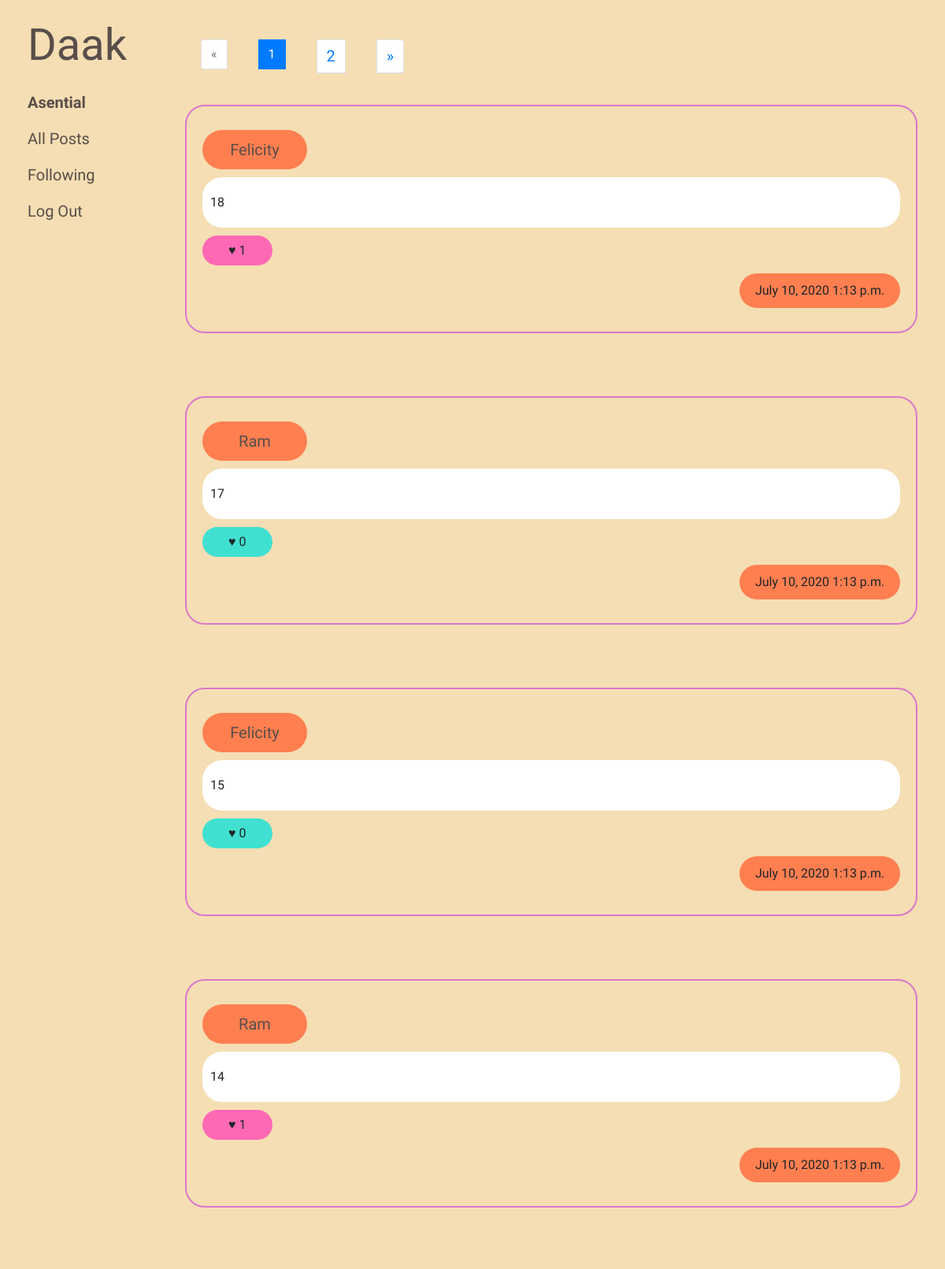
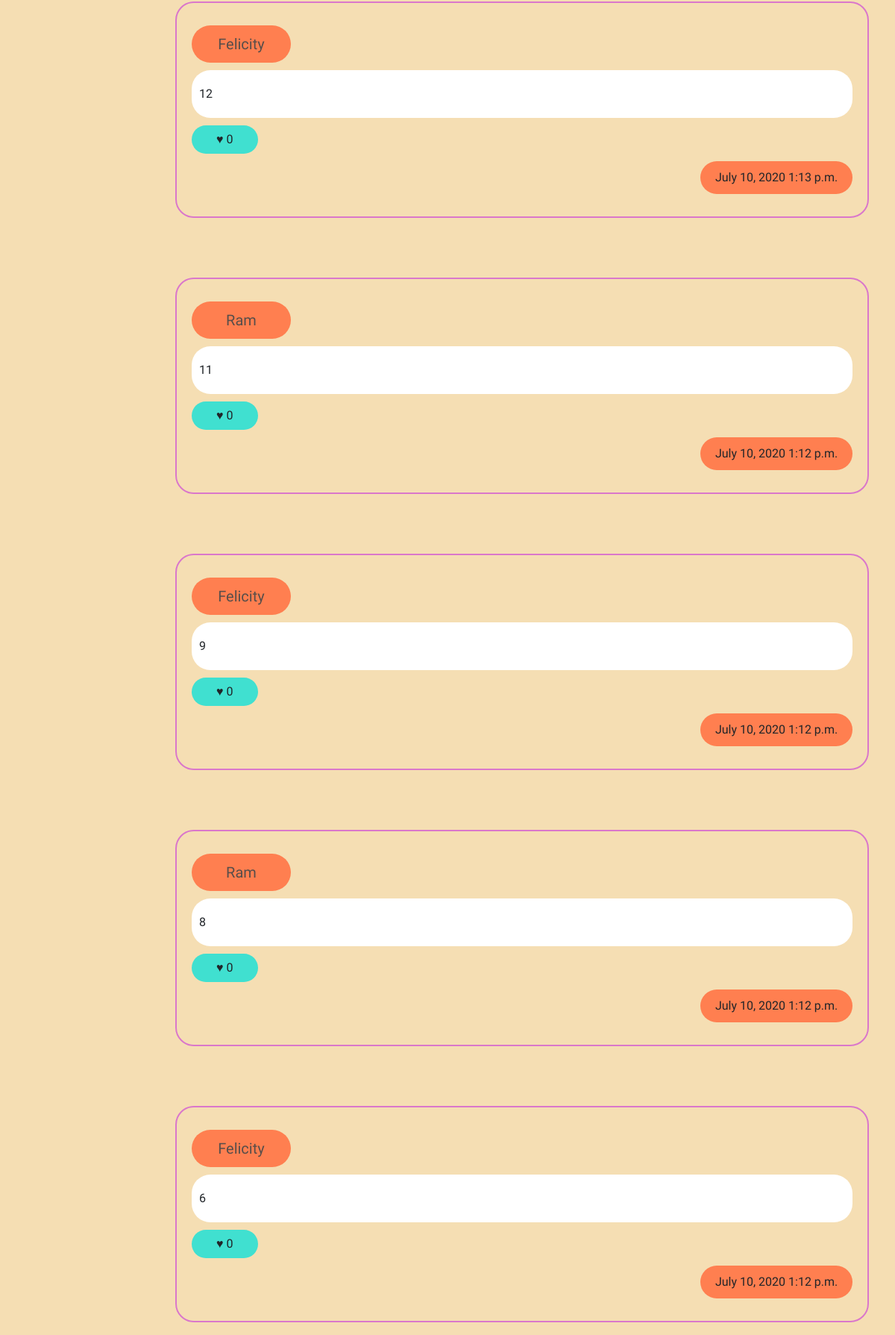
The page /following (signed in, upper part) on the database its author committed (2 pictures, top to bottom).
### network/models.py (models this page shows, shortened)
class User(AbstractUser):
    pass

class Post(models.Model):
    user = models.ForeignKey(User, on_delete=models.CASCADE)
    content = models.TextField(max_length=400)
    likes = models.IntegerField(default=0)
    date = models.DateField(auto_now=False, auto_now_add=True)
    time = models.TimeField(auto_now=False, auto_now_add=True)

### network/views.py (the view)
# urls.py: path("following", views.following, name="following"),
def following(request):
    posts = Post.objects.all().order_by('-id')
    follow = Follow.objects.get(name=request.user)
    followed = follow.following.all()
    liked = Liked.objects.get(name=request.user)
    likedlist = liked.post.all().order_by('-id')
    postlist = []
    for post in posts:
        for following in followed:
            if post.user == following:
                postlist.append(post)
                continue
    page = request.GET.get('page', 1)
    paginator = Paginator(postlist, 10)
    try:
        posts = paginator.page(page)
    except PageNotAnInteger:
        posts = paginator.page(1)
    except EmptyPage:
        posts = paginator.page(paginator.num_pages)
    return render(request, "network/following.html", {
            "posts": posts,
            "liked": likedlist
        })

### network/templates/network/following.html (shortened to what this page needs)
{% extends "network/layout.html" %}
{% block body %}
{% if posts.has_other_pages %}
    <nav aria-label="Page navigation example" style="margin: 20px 0px; padding: 20px 0;">
    <ul class="pagination">
        {% if posts.has_previous %}
            <li class="page-item"><a class="page-link" href="?page={{ posts.previous_page_number }}">&laquo;</a></li>
        {% else %}
            <li class="disabled page-item"><span class="page-link">&laquo;</span></li>
        {% endif %}
        {% for i in posts.paginator.page_range %}
            {% if posts.number == i %}
                <li class="active page-item"><span class="page-link">{{ i }} <span class="sr-only">(current)</span></span></li>
            {% else %}
                <li class="page-item"><a class="page-link" href="?page={{ i }}">{{ i }}</a></li>
            {% endif %}
        {% endfor %}
        {% if posts.has_next %}
            <li class="page-item"><a class="page-link" href="?page={{ posts.next_page_number }}">&raquo;</a></li>
        {% else %}
            <li class="disabled page-item"><span class="page-link">&raquo;</span></li>
        {% endif %}
    </ul>
    </nav>
{% endif %}
{% if user.is_authenticated %}
    {% for post in posts %}
    <div class="post">
        <f class="row">
            <div class="user col-3" style="max-width: 15%; flex: 0 0 15%;"><a href="{% url 'profile' post.user %}">{{post.user}}</a></div>
            <div class="col-6" style="max-width: 75%; flex: 0 0 75%;"></div>
        </f>
        <div name={{post.id}} class="content">{{post.content}}</div>
        {% if post in liked %}
                <button class="btn like-btn dislike" num={{post.likes}} id="{{post.id}}">&hearts; {{post.likes}}</button>
        {% else %}
                <button class="btn like-btn like" num={{post.likes}} id="{{post.id}}">&hearts; {{post.likes}}</button>
        {% endif %}
        <f class="row">
            <div class="col-10" style="max-width: 77%; flex: 0 0 77%;"></div>
            <div class="timestamp col-2" style="max-width: 23%; flex: 0 0 23%;">{{post.date}} {{post.time}}</div>
        </f>
    </div>
    {% endfor %}
{% endif %}
{% endblock %}

### network/templates/network/layout.html (shortened to what this page needs)
{% load static %}
<!DOCTYPE html>
<html lang="en">
    <head>
        <link rel="stylesheet" href="https://stackpath.bootstrapcdn.com/bootstrap/4.4.1/css/bootstrap.min.css">
        <link href="{% static 'network/styles.css' %}" rel="stylesheet">
        <link href="{% static 'network/underline.css' %}" rel="stylesheet">
    </head>
    <body>
        <div class="row">
            <div class="col-2" >
            <nav class=" nav flex-column" >
              <ul class="navbar-nav mr-auto flex-column">
                <li class="nav-item">
                    <a id="brand" class="navbar-brand" style="font-size: 3.5em;" href="{% url 'index' %}">Daak</a>
                  </li>
                {% if user.is_authenticated %}
                    <li class="nav-item">
                        <a class="nav-link" href="{% url 'profile' user %}"><strong>{{ user.username }}</strong></a>
                    </li>
                {% endif %}
                <li class="nav-item">
                  <a class="nav-link" href="{% url 'index' %}">All Posts</a>
                </li>
                {% if user.is_authenticated %}
                    <li class="nav-item">
                        <a class="nav-link" href="{% url 'following' %}">Following</a>
                    </li>
                    <li class="nav-item">
                        <a class="nav-link" href="{% url 'logout' %}">Log Out</a>
                    </li>
                {% endif %}
              </ul>
            </nav>
        </div>
        <div class="body col-10">
            {% block body %}
            {% endblock %}
        </div>
        </div>
    </body>
</html>

### network/static/network/styles.css (style rules this page uses)
body { background-color: wheat; }
.post > div, .post > f > div { border-radius: 25px; }
.post { border: solid 2px #da77cb; border-radius: 25px; margin: 20px 20px; padding: 20px 20px; margin-bottom: 80px; display: flex; flex-direction: column; }
.like-btn { margin-top: 10px; border-radius: 25px; background-color: turquoise; width: 10%; }
.user { background-color: coral; width: fit-content; display: inline-block; text-align: center; }
.content { padding: 20px 10px; background-color: white; }
.timestamp { background-color: coral; text-align: center; width: 25%; }
.dislike { background-color: hotpink; }
.pagination { padding-left: 20px; }
.row { margin: 10px 0; }
.user, .likes, .timestamp { padding: 10px 10px; }

### network/static/network/underline.css (style rules this page uses)
body { font-family: 'Ubuntu', sans-serif; }
ul { list-style-type: none; margin: 0; text-align: left; }
ul li { display: inline-block; margin: 0 20px; }
a { font-size: 20px; color: #584e4a; position: relative; text-decoration: none; padding-bottom: 8px; }
#brand { font-size: 20px; color: #584e4a; position: relative; text-decoration: none; padding-bottom: 8px; transition: ease 0.2s; }
#brand:before, #brand:after { opacity: 0; content: ''; position: absolute; bottom: 16px; left: 0; right: 0; height: 2px; background-color: #f37272; }
a:before, a:after { content: ''; position: absolute; bottom: 8px; left: 0; right: 0; height: 2px; background-color: #ea93a6; }
a:before { opacity: 0; transform: translateY(- 8px); transition: transform 0s cubic-bezier(0.175, 0.885, 0.32, 1.275), opacity 0s; }
a:after { opacity: 0; transform: translateY(4px); transition: transform 0.2s cubic-bezier(0.175, 0.885, 0.32, 1.275), opacity 0.2s; }

### rows shown on the page
User: username "Asential"
Post: user "Felicity", content "18", likes "1", date "July 10, 2020", time "1:13 p.m."
Post: user "Ram", content "17", likes "0", date "July 10, 2020", time "1:13 p.m."
Post: user "Felicity", content "15", likes "0", date "July 10, 2020", time "1:13 p.m."
Post: user "Ram", content "14", likes "1", date "July 10, 2020", time "1:13 p.m."
Post: user "Felicity", content "12", likes "0", date "July 10, 2020", time "1:13 p.m."
Post: user "Ram", content "11", likes "0", date "July 10, 2020", time "1:12 p.m."
Post: user "Felicity", content "9", likes "0", date "July 10, 2020", time "1:12 p.m."
Post: user "Ram", content "8", likes "0", date "July 10, 2020", time "1:12 p.m."
Post: user "Felicity", content "6", likes "0", date "July 10, 2020", time "1:12 p.m."

### other values the page prints
{{ i }} "1"
{{ i }} "2"
